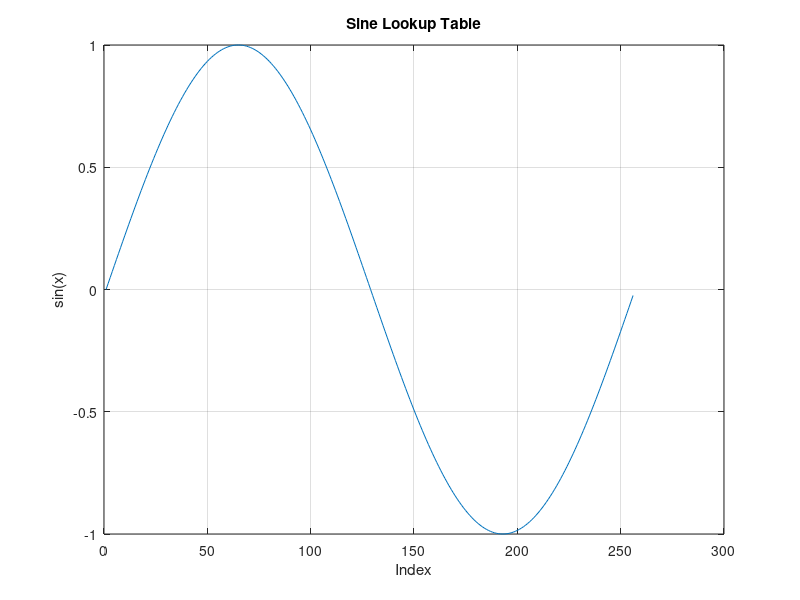

Write MATLAB code to recreate this figure.
% Define the number of entries in the LUT
num_entries = 256;

% Calculate the step size for the angle
angle_step = 2*pi / num_entries;

% Initialize an empty array to store the sine values
sin_lut = zeros(1, num_entries);

% Generate the sine LUT
for i = 1:num_entries
    angle = (i - 1) * angle_step;
    sin_lut(i) = sin(angle);
end

% Plot the sine LUT
figure;
plot(sin_lut);
title('Sine Lookup Table');
xlabel('Index');
ylabel('sin(x)');
grid on;

% Optionally, you can save the LUT to a file
% save('sin_lut.mat', 'sin_lut');
